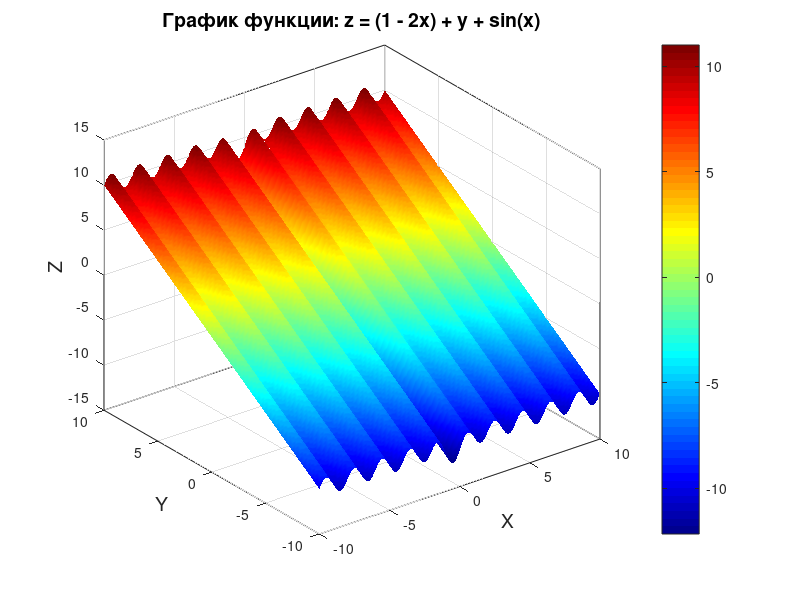

MATLAB code to generate this figure:
x = -10:0.1:10;
y = -10:0.1:10;
[X, Y] = meshgrid(x, y);

Z = -1*exp(-1*y.^2).*(1 - X) + Y + sin(pi*X);

figure;
surf(X, Y, Z);
shading interp;
colormap jet;

title('График функции: z = (1 - 2x) + y + sin(x)', 'FontSize', 14);
xlabel('X', 'FontSize', 14);
ylabel('Y', 'FontSize', 14);
zlabel('Z', 'FontSize', 14);
colorbar;
grid on;
box on;
